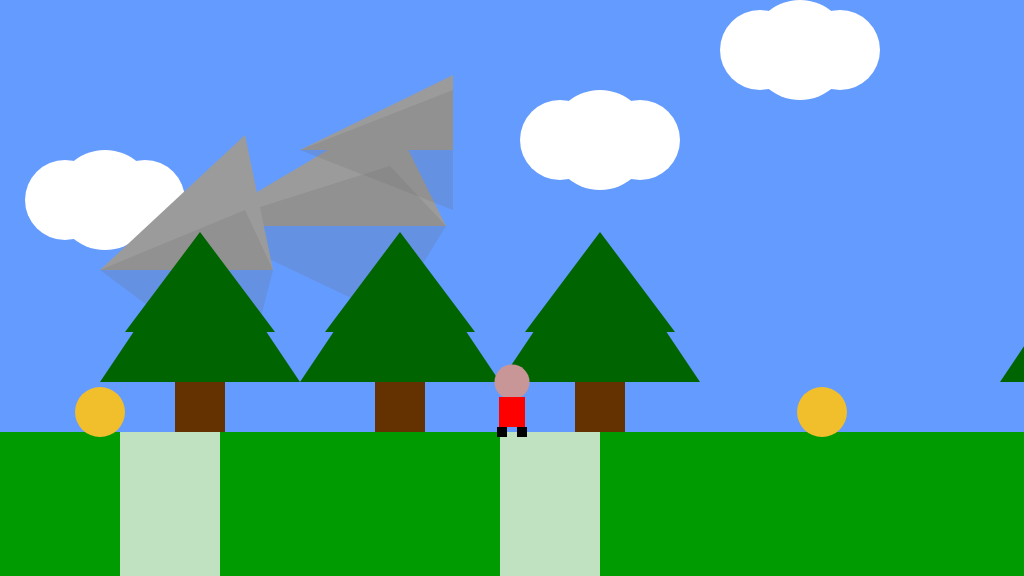
Frame 1 (no input)
Frame 60 (no input): identical to frame 1, image omitted
Frame 120 (the mouse pressed at the canvas centre since frame 60): identical to frame 1, image omitted

The p5.js sketch that drew this single still picture (run headless with seeded random() and noise() and a simulated clock; from frame 60 on, the mouse is pressed at the canvas centre):

// p5.js sketch
// ── sketch.js
/*

The Game Project 4 - Side scrolling

Week 6

*/

var gameChar_x;
var gameChar_y;
var floorPos_y;
var isLeft;
var isRight;
var scrollPos;

var clouds;
var mountains;
var trees_x;
var collectables;
var canyons;
var highRight;
var highLeft;
var turnHighLeft;

function setup() {
	createCanvas(1024, 576);
	floorPos_y = height * 3 / 4;
	gameChar_x = width / 2;
	gameChar_y = floorPos_y;

	// Boolean variables to control the movement of the game character.
	isLeft = false;
	isRight = false;

	// Variable to control the background scrolling.
	scrollPos = 0;

	// Initialise arrays of scenery objects.
	trees_x = [100, 300, 500, 1000];
	clouds = [
		{
			x_pos: 105,
			y_pos: 200,
			size: 100
		}, {
			x_pos: 600,
			y_pos: 140,
			size: 100
		}, {
			x_pos: 800,
			y_pos: 50,
			size: 100
		}];
	mountains = [
		{
			x_pos: 200,
			y_pos: 226,
			size: 100
		},
		{
			x_pos: 300,
			y_pos: 150,
			size: 100
		},
		{
			x_pos: 100,
			y_pos: 270,
			size: 100
		}
	];
	collectables = [
		{
			x_pos: 100,
			y_pos: floorPos_y,
			size: 50, isFound: false
		},
		{
			x_pos: 822,
			y_pos: floorPos_y,
			size: 50, isFound: false
		}
	]
	canyons = [
		{
			x_pos: 120,
			width: 100
		},
		{
			x_pos: 500,
			width: 100
		}
	]
	highLeft = [width, width, width, width, width, width]
	highRight = [-width, -width, -width, -width, -width, -width]

}

function draw() {
	background(100, 155, 255); // fill the sky blue

	noStroke();
	fill(0, 155, 0);
	rect(0, floorPos_y, width, height / 4); // draw some green ground
	push();
	translate(scrollPos, 0);


	// Draw clouds.
	for (var i = 0; i < clouds.length; i++) {
		fill(255, 255, 255);


		ellipse(clouds[i].x_pos, clouds[i].y_pos, clouds[i].size, clouds[i].size);
		ellipse(clouds[i].x_pos - 40, clouds[i].y_pos, clouds[i].size - 20, clouds[i].size - 20);
		ellipse(clouds[i].x_pos + 40, clouds[i].y_pos, clouds[i].size - 20, clouds[i].size - 20);
		// console.log(scrollPos)
		// console.log(scrollPos, clouds[0])

		// if ((scrollPos + clouds[i].x_pos) < -1000) {
		// 	clouds[i].x_pos = (-scrollPos) + random(0, width) + width;

		// }
		// console.log(gameChar_x)
		// if (scrollPos <= -5000 ) {
		// 	console.log(scrollPos, turnHighLeft)

		// }
		if ((scrollPos + clouds[i].x_pos) < -width) {
			console.log("first")
			clouds[i].x_pos = (-scrollPos) + random(0, width) + width; 
		}
		else if ((isLeft && gameChar_x >= width * 0.2 && scrollPos < turnHighLeft)) {
			//do nothing
			console.log("o wrong",scrollPos, highLeft);
			scrollPos = -width;
			console.log("after",scrollPos);

		}
		else if (scrollPos > highLeft[i]) {
			console.log("doing here")
			clouds[i].x_pos = - (scrollPos - random(0, width) + width);
			highLeft[i] = scrollPos + width * 2.4;
			turnHighLeft -= highLeft[i];
		}



	}
	// Draw mountains.
	for (var i = 0; i < mountains.length; i++) {
		fill(155);
		triangle(min(mountains[i].x_pos, 400), mountains[i].y_pos,
			min((mountains[i].x_pos * 1.73) + mountains[i].size, 453), mountains[i].y_pos, min((mountains[i].x_pos * 1.45) + mountains[i].size, 453), mountains[i].y_pos / 2);
		fill(105, 105, 105, 50)
		triangle(min(mountains[i].x_pos, 400), mountains[i].y_pos,
			min((mountains[i].x_pos * 1.73) + mountains[i].size, 453), mountains[i].y_pos, min((mountains[i].x_pos * 1.45) + mountains[i].size, 453), mountains[i].y_pos * 1.4);
		triangle(min(mountains[i].x_pos, 400), mountains[i].y_pos,
			min((mountains[i].x_pos * 1.73) + mountains[i].size, 453), mountains[i].y_pos, min((mountains[i].x_pos * 1.45) + mountains[i].size, 453), mountains[i].y_pos - 60);

		// if ((scrollPos + mountains[i].x_pos) < -300) {
		// 	mountains[i].x_pos = (-scrollPos) + random(0, width) + width;
		// }


	}
	// Draw trees.
	for (var i = 0; i < trees_x.length; i++) {
		fill(100, 50, 0);
		rect(75 + trees_x[i], -200 / 2 + floorPos_y, 50, 200 / 2);

		//branches
		fill(0, 100, 0);
		triangle(trees_x[i] + 25, -200 / 2 + floorPos_y,
			trees_x[i] + 100, -200 + floorPos_y,
			trees_x[i] + 175,
			-200 / 2 + floorPos_y);

		triangle(trees_x[i],
			-200 / 4 + floorPos_y,
			trees_x[i] + 100,
			-200 + 3 / 4 + floorPos_y,
			trees_x[i] + 200,
			-200 / 4 + floorPos_y
		);

		// if ((scrollPos + trees_x[i]) < -300) {
		// 	trees_x[i] = (-scrollPos) + random(0, width) + width;
		// }

		// if (scrollPos < highRight[i]) {
		// 	trees_x[i].x_pos = (-scrollPos) + random(0, width) + width;
		// 	highRight[i] = scrollPos + width + 300;
		// }
		// else if (scrollPos > 800 && scrollPos > highLeft[i]) {
		// 	trees_x[i].x_pos = - (scrollPos - random(0, width) + width);
		// 	highLeft[i] = scrollPos + width + 300;
		// }

	}

	// Draw canyons
	for (var i = 0; i < canyons.length; i++) {
		fill(246, 246, 246, 200);
		rect(canyons[i].x_pos, floorPos_y, canyons[i].width, floorPos_y);

		if ((scrollPos + canyons[i].x_pos) < -300) {
			canyons[i].x_pos = (-scrollPos) + random(0, width) + width;
		}

	}

	// Draw collectable items
	for (var i = 0; i < collectables.length; i++) {
		fill(241, 190, 44);
		ellipse(collectables[i].x_pos, collectables[i].y_pos - 20, collectables[i].size);

		if ((scrollPos + collectables[i].x_pos) < -300) {
			collectables[i].x_pos = (-scrollPos) + random(0, width) + width;
		}

	}


	// Draw the game character - this must be last
	pop();



	fill(200, 150, 150);
	ellipse(gameChar_x, gameChar_y - 50, 35);

	fill(255, 0, 0);
	rect(gameChar_x - 13, gameChar_y - 35, 26, 30);

	fill(0);
	rect(gameChar_x - 15, gameChar_y - 5, 10, 10);
	rect(gameChar_x + 5, gameChar_y - 5, 10, 10);

	//////// Game character logic ///////
	// Logic to move

	if (isLeft) {
		if (gameChar_x > width * 0.2) {
			gameChar_x -= 5;
		} else {
			scrollPos += 5;
		}
	}

	if (isRight) {
		if (gameChar_x < width * 0.8) {
			gameChar_x += 5;
		} else {
			scrollPos -= 5; // negative for moving against the background
		}

	}
}

function keyPressed() {

	if (key == 'A' || keyCode == 37) {
		isLeft = true;
	}

	if (key == 'D' || keyCode == 39) {
		isRight = true;
		// turnHighLeft = scrollPos;
	}
	// console.log(gameChar_x, width, scrollPos, clouds)

	// if (scrollPos == -505) {

	// 	console.log(clouds, "clouds changed")
	// }

}

function keyReleased() {
	if (key == 'A' || keyCode == 37) {
		isLeft = false;
	}

	if (key == 'D' || keyCode == 39) {
		isRight = false;
	}

}
